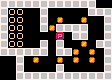

A level layout from a 2D game, rendered from its tile map. Below: a short description, then the map file with its tile-grid data intact:
An orthogonal 14x10 tile map with 8x8 px tiles, 1 tile layer (tiles).

<map version="1.0" tiledversion="1.0.2" orientation="orthogonal" renderorder="left-up" width="14" height="10" tilewidth="8" tileheight="8" nextobjectid="1">
 <tileset firstgid="1" source="tileset.tsx" />
 <layer name="tiles" width="14" height="10">
  <data encoding="csv">
5,5,5,5,5,5,5,5,5,5,5,5,0,0,5,2,2,0,0,5,0,0,0,0,0,5,5,5,5,2,2,0,0,5,0,1,0,0,1,0,0,5,5,2,2,0,0,5,1,5,5,5,5,0,0,5,5,2,2,0,0,0,0,3,0,5,5,0,0,5,5,2,2,0,0,5,0,5,0,0,1,0,5,5,5,5,5,5,5,5,0,5,5,1,0,1,0,5,0,0,5,0,1,0,0,1,0,1,0,1,0,5,0,0,5,0,0,0,0,5,0,0,0,0,0,5,0,0,5,5,5,5,5,5,5,5,5,5,5,5
</data>
 </layer>
</map>
